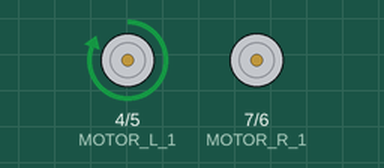
Simulated run of this sketch. Board: Arduino Uno, built with avr-gcc and run on an emulated ATmega328P. Shown: motor-driver pin pairs drawn as motors (green arrow = first pin HIGH = forward, orange = second pin HIGH = backward, longer = more drive). What the sketch prints to the serial monitor is not drawn.

Above: at 1.5 s.
At 4.5 s:
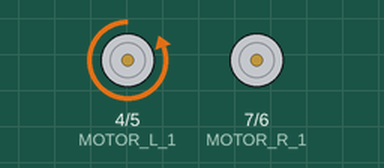
At 7.5 s:
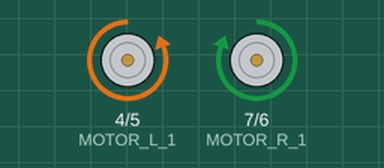
At 13.5 s:
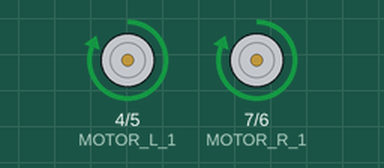
Timing chart, 0 to 15.6 s (numbered marks = the images above):
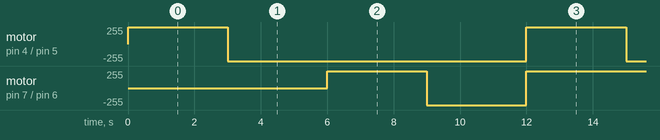

Measured:
- by itself, motor on pin 4 (MOTOR_L_1) / pin 5 (MOTOR_L_2): alternates forward 255/255 for 3.0 s and backward 255/255 for 9.0 s
- by itself, motor on pin 7 (MOTOR_R_1) / pin 6 (MOTOR_R_2): repeats every 12.0 s: backward 255/255 3.0 s, forward 255/255 9.0 s

The sketch:

test-motor-uno.ino
```cpp
#define MOTOR_L_1 4
#define MOTOR_L_2 5
#define MOTOR_R_1 7
#define MOTOR_R_2 6

void setup() {

  pinMode(MOTOR_L_1, OUTPUT);
  pinMode(MOTOR_L_2, OUTPUT);
  pinMode(MOTOR_R_1, OUTPUT);
  pinMode(MOTOR_R_2, OUTPUT);
  Serial.begin(9600);
}
// R-HIGH
int maxspeed = 200;
char code;

void loop() {
  motor_l_tien(200);
  delay(3000);
  motor_l_lui(100);
  delay(3000);
  motor_l_lui(0);
  motor_r_tien(200);
  delay(3000);
  motor_r_lui(100);
  delay(3000);
  motor_r_tien(0);
}


void motor_l_tien(int speed){
  // analogWrite(MOTOR_L_1, 0);
  // analogWrite(MOTOR_L_2, constrain(speed, 0, 255));
  digitalWrite(MOTOR_L_1, HIGH);
  digitalWrite(MOTOR_L_2, LOW);
  Serial.print("L tien");
}
void motor_l_lui(int speed){
  // analogWrite(MOTOR_L_1, 255);
  // analogWrite(MOTOR_L_2, constrain(255 - speed, 0, 255));
  digitalWrite(MOTOR_L_1, LOW);
  digitalWrite(MOTOR_L_2, HIGH);
}
void motor_r_tien(int speed){
  // analogWrite(MOTOR_R_1, 0);
  // analogWrite(MOTOR_R_2, constrain(speed, 0, 255));
  digitalWrite(MOTOR_R_1, HIGH);
  digitalWrite(MOTOR_R_2, LOW);
}
void motor_r_lui(int speed){
  // analogWrite(MOTOR_R_1, 255);
  // analogWrite(MOTOR_R_2, constrain(255-speed, 0, 255));
  digitalWrite(MOTOR_R_1, LOW);
  digitalWrite(MOTOR_R_2, HIGH);
}
```
